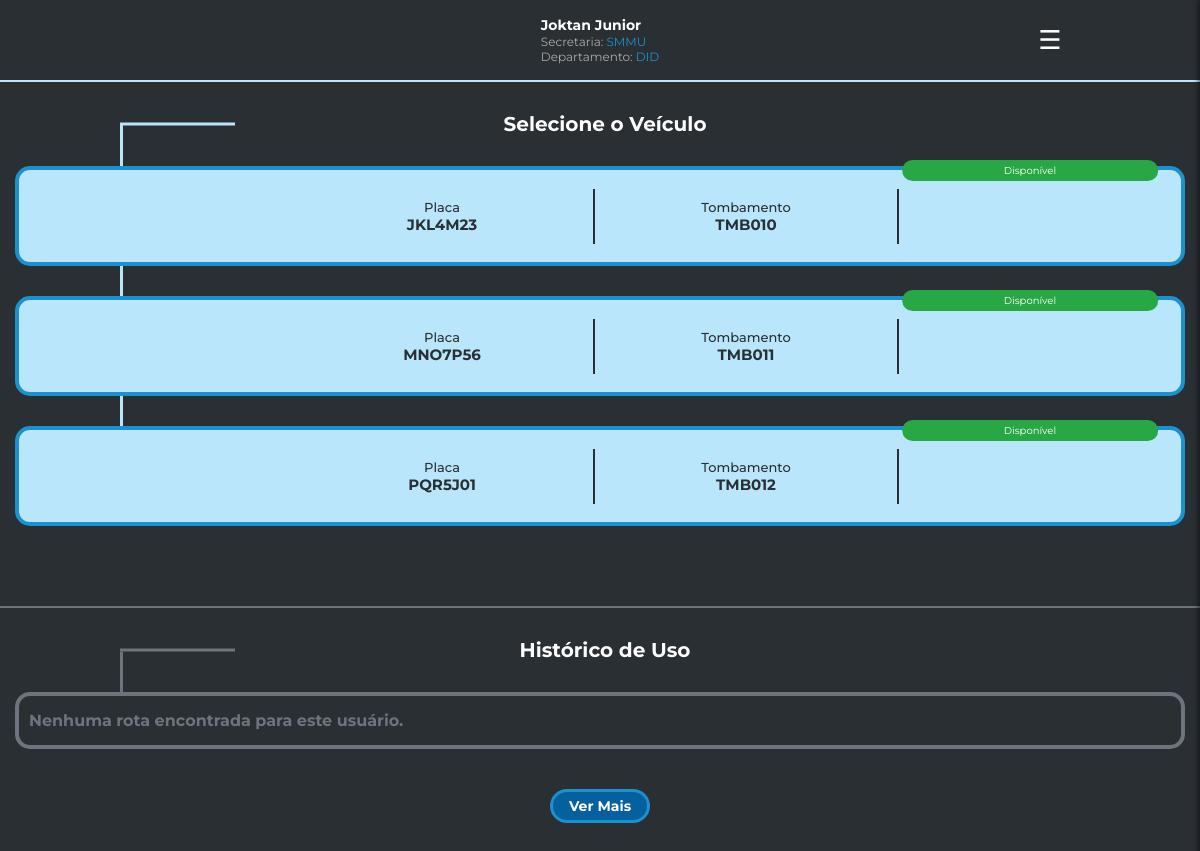
Screenshot of /acesso/home.php (signed in) with the database file from the repository.
### tables this page shows
CREATE TABLE veiculo (
    id INT AUTO_INCREMENT PRIMARY KEY,
    placa VARCHAR(10),
    tombamento VARCHAR(20),
    marca VARCHAR(50),
    modelo VARCHAR(50),
    cor VARCHAR(20),
    tipo VARCHAR(20),
    especie VARCHAR(20),
    km INT,
    disponibilidade BOOLEAN,
    departamento_id INT,
    rota_funcionario_id INT,
    FOREIGN KEY (departamento_id) REFERENCES departamento(id)
);

### acesso/verificaSessao.php (called while the page is built, shortened)
<?php
    $nome = $_SESSION['usuario_nome'] ?? 'Não especificado';
    $usuarioID = $_SESSION['usuario_id'] ?? 'Não especificado';
    $secretaria = $_SESSION['secretaria_nome'] ?? 'Não especificado';
    $departamento = $_SESSION['departamento_nome'] ?? 'Não especificado';
    $cargoDepartamentoID = $_SESSION['cargo_departamento_id'];
?>

### acesso/home.php (the view, shortened to what this page needs)
<?php
include "verificaSessao.php";
include "../conexao.php";
$mostrarRota = false;
            ?>
    <?php
$query = "SELECT id, placa, tombamento, disponibilidade, departamento_id, rota_funcionario_id FROM veiculo WHERE departamento_id = '$cargoDepartamentoID'";
$result = $conn->query($query);
?>
<!DOCTYPE html>
<html lang="pt-BR">
<head>
    <link rel="stylesheet" href="../css/acesso/home.css">
</head>
<body id="pagina-inicial">
    <div class="nav-info">
        <div class="nav-icone">
        </div>
        <div class="nav-dados">
            <h2><?= htmlspecialchars($nome) ?></h2>
            <p>Secretaria: <span><?= htmlspecialchars($secretaria) ?></span></p>
            <p>Departamento: <span><?= htmlspecialchars($departamento) ?></span></p>
        </div>
        <div class="nav-menu">
            <div id="menu-icon" onclick="toggleMenu()">☰</div>
        </div>
    </div>
    <div class="veiculos-lista">
        <?php
            $rotaEmAndamento = false;
            if (!$rotaEmAndamento) {
                $result->data_seek(0);
                ?>
                <div class="veiculos-titulo">
                    <div class="veiculos-titulo-before"></div>
                    <h2>Selecione o Veículo</h2>
                </div>
                <?php
                while($veiculo = $result->fetch_assoc()):
                    if ($veiculo['disponibilidade'] == 1) {
                        $classeDisponibilidade = "disp-veiculos-selecionar";
                        $textoDisponibilidade = "Disponível";
                        $disabled = "";
                        $mostrarRota = false;
                        $statusVeiculo = "disp";
                        $corTexto = "color: #2A2F34;";
                        $corBorda = "disp";
                        $bloco = "disp";
                        $dados = "disp";
                    }
            ?>
    <form action="veiculoSelecionado.php" method="POST">
        <button type="submit" <?= $disabled; ?>>
            <div class="veiculos-container">
                <div class="veiculos-container-before"></div>
                <div class="<?= !empty($classeDisponibilidade) ? $classeDisponibilidade : 'indisp-veiculos-selecionar'; ?>">
                    <div class="<?= !empty($bloco) ? $bloco : 'indisp'; ?>-veiculos-bloco">
                        <div class="<?= !empty($dados) ? $dados : 'indisp'; ?>-veiculos-dados">
                        </div>
                        <div class="<?= !empty($dados) ? $dados : 'indisp'; ?>-veiculos-dados <?= !empty($corBorda) ? $corBorda : 'indisp'; ?>-borda-direita">
                            <h3 style="<?= !empty($corTexto) ? $corTexto : ''; ?>">Placa</h3>
                            <p style="<?= !empty($corTexto) ? $corTexto : ''; ?>"><?= htmlspecialchars($veiculo['placa']); ?></p>
                        </div>
                        <div class="<?= !empty($dados) ? $dados : 'indisp'; ?>-veiculos-dados <?= !empty($corBorda) ? $corBorda : 'indisp'; ?>-borda-direita">
                            <h3 style="<?= !empty($corTexto) ? $corTexto : ''; ?>">Tombamento</h3>
                            <p style="<?= !empty($corTexto) ? $corTexto : ''; ?>"><?= htmlspecialchars($veiculo['tombamento']); ?></p>
                        </div>
                        <div class="<?= !empty($dados) ? $dados : 'indisp'; ?>-veiculos-dados">
                            <div class="<?= !empty($statusVeiculo) ? $statusVeiculo : 'indisp'; ?>-informativo-label">
                                <?= !empty($textoDisponibilidade) ? $textoDisponibilidade : 'Indisponível'; ?>
                            </div>
                        </div>
                    </div>
                </div>
            </button>
        </form>
    <?php endwhile;
        }
    ?>
    <?php if (!$mostrarRota): ?>
    <hr style="margin-top: 50px; border: 1px solid #6C757D;">
    <div class="veiculos-titulo">
        <div class="veiculos-historico-before"></div>
        <h2>Histórico de Uso</h2>
    </div>
<div class="veiculos-lista" style="margin-bottom: 70px;">
    <div id="historicoVeiculos">
        <?php
        include "../conexao.php";
        $sql = "SELECT rota.*, veiculo.placa
        FROM rota
        JOIN veiculo ON rota.veiculo_id = veiculo.id
        WHERE rota.funcionario_id = ?
        ORDER BY rota.id DESC
        LIMIT 1 OFFSET ?";
        $offset = isset($_GET['offset']) ? intval($_GET['offset']) : 0;
        $stmt = $conn->prepare($sql);
        if (!$stmt->bind_param("ii", $usuarioID, $offset)) {
            echo json_encode(['error' => "Erro ao associar parâmetros: " . $stmt->error]);
            exit;
        }
        if (!$stmt->execute()) {
            echo json_encode(['error' => "Erro ao executar consulta: " . $stmt->error]);
            exit;
        }
        $result = $stmt->get_result();
        if ($stmt) {
            if ($result->num_rows > 0) {
                while ($rota = $result->fetch_assoc()) {
                    $chave = '1234567890123456';
                    $id = $rota['id'];
                    $rota_id_criptografado = criptografar_id($id, $chave);
                    ?>
                <div class="veiculos-container-historico">
                    <div class="historico-container-before"></div>
                        <div class="historico-veiculos-selecionar">
                            <div class="historico-veiculos-bloco">
                                <div class="historico-veiculos-dados">
                                    <img src="../img/icone_historico_veiculo.png" alt="Histórico">
                                </div>
                                <div class="historico-veiculos-dados historico-borda-direita">
                                    <h3>Placa</h3>
                                    <p><?= htmlspecialchars($rota['placa']); ?></p>
                                </div>
                                <div class="historico-veiculos-dados historico-borda-direita">
                                    <h3>Data</h3>
                                    <?php
                                    $data_inicial = $rota['data_inicial'];
                                    $data_formatada = DateTime::createFromFormat('Y-m-d', $data_inicial)->format('d/m/Y');
                                    ?>
                                    <p><?= htmlspecialchars($data_formatada); ?></p>
                                </div>
                                <div class="historico-veiculos-dados">
                                    <form action="gerarFR.php" method="GET">
                                        <button type="submit">
                                            <div class="historico-fr">
                                                <img src="../img/icone_pdf_white.png" alt="Gerar FR">
                                                <p>Gerar FR</p>
                                                <input type="hidden" name="rota_id" value="<?= $rota_id_criptografado ?>">
                                            </div>
                                        </button>
                                    </form>
                                </div>
                            </div>
                        </div>
                    </div>
                    <?php
                }
            } else {
                echo "<div class='veiculos-container-historico'>
                        <div class='historico-container-before'></div>
                        <div class='historico-veiculos-selecionar'>
                            <div class='historico-veiculos-bloco'>
                                <p style='color: #6C757D; text-align: center; padding: 15px 10px; font-weight: bold;'>
                                    Nenhuma rota encontrada para este usuário.
                                </p>
                            </div>
                        </div>
                      </div>";
            }
        } else {
            echo "<p>Erro na consulta: " . $conn->error . "</p>";
        }
        ?>
    </div>
    <div style="display: flex; justify-content: center; align-items: center;" class="ver-mais-container">
        <div id="verMais" class="historico-ver-mais"><p>Ver Mais</p></div>
    </div>
    <?php endif; ?>
</div>
    </body>
</html>

### rows the page displays
veiculo: placa "JKL4M23", tombamento "TMB010", disponibilidade "Disponível"
veiculo: placa "MNO7P56", tombamento "TMB011", disponibilidade "Disponível"
veiculo: placa "PQR5J01", tombamento "TMB012", disponibilidade "Disponível"

### other values shown
$nome "Joktan Junior"
$secretaria "SMMU"
$departamento "DID"
